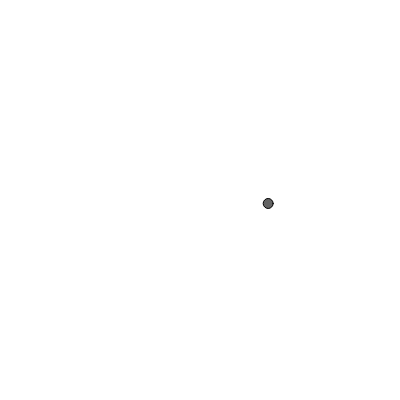
Frame 1 (no input)
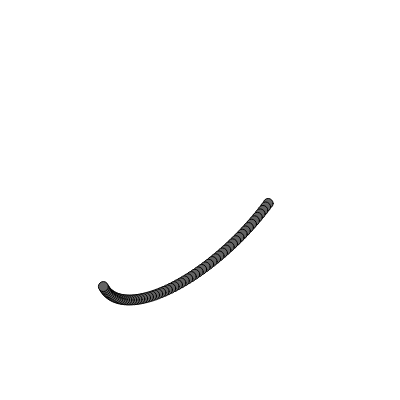
Frame 60 (no input)
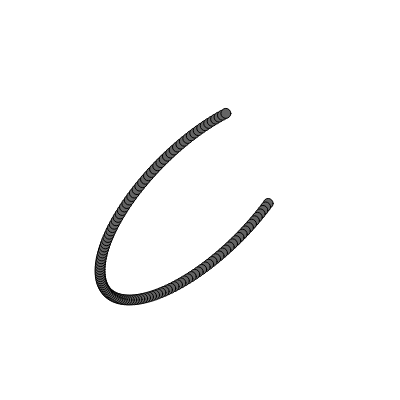
Frame 120 (the mouse pressed at the canvas centre since frame 60)

The p5.js sketch that drew these frames (run headless with seeded random() and noise() and a simulated clock; from frame 60 on, the mouse is pressed at the canvas centre):

// p5.js sketch
// ── sketch.js
var angle = 0.0;
function setup(){
  createCanvas(400,400);
}
function draw(){
  //background(255); 
   translate(width/2,height/2);
    var amplitude = height/4;//play with the amplitude value 
    
    angle +=2.0;
    var y=sin(radians(angle)) * amplitude;
    var x = cos(radians(angle+45)) * amplitude;
    fill(100);
    ellipse(x,y,10,10);
}
